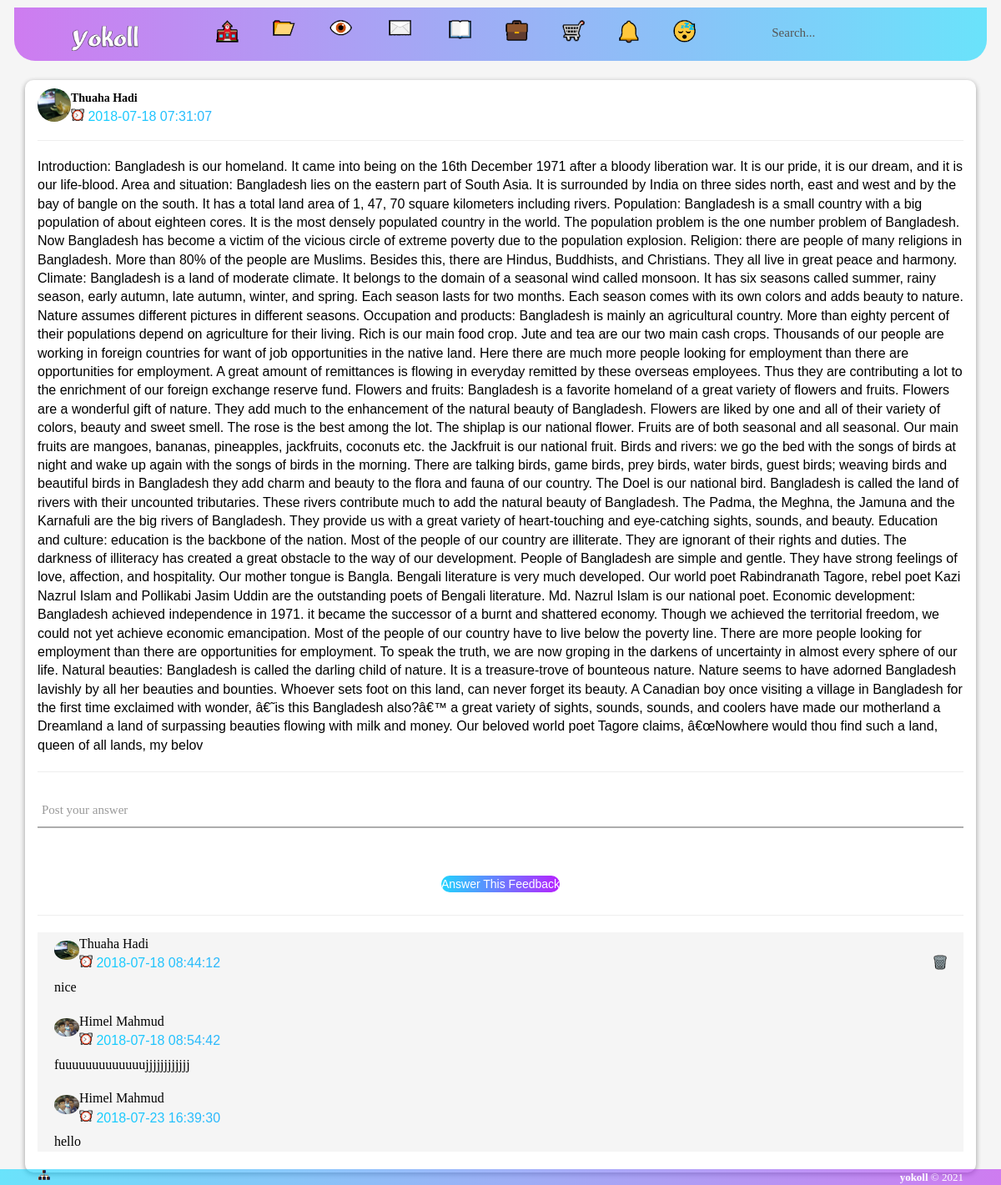
Screenshot of /feedback/replay/3 (signed in) with the database file from the repository.
### tables this page shows
CREATE TABLE IF NOT EXISTS `members` (
`id` int(225) NOT NULL,
  `fname` varchar(100) NOT NULL,
  `lname` varchar(100) NOT NULL,
  `user` varchar(25) NOT NULL,
  `email` varchar(100) NOT NULL,
  `password` varchar(50) NOT NULL,
  `gender` varchar(100) NOT NULL,
  `address` varchar(300) NOT NULL,
  `city` varchar(100) NOT NULL,
  `country` varchar(50) NOT NULL,
  `contact` varchar(15) NOT NULL,
  `bday` varchar(100) NOT NULL,
  `profilepic` varchar(500) NOT NULL,
  `coverphoto` varchar(500) NOT NULL,
  `bio` varchar(250) NOT NULL,
  `experiences` varchar(200) NOT NULL,
  `primary_school` varchar(100) NOT NULL,
  `high_school` varchar(100) NOT NULL,
  `college` varchar(100) NOT NULL,
  `graduation_college` varchar(100) NOT NULL,
  `work` varchar(100) NOT NULL,
  `art_and_enter` varchar(200) NOT NULL,
  `home_address` varchar(100) NOT NULL,
  `home_city` varchar(100) NOT NULL,
  `home_country` varchar(100) NOT NULL,
  `home_contact` varchar(15) NOT NULL,
  `office_contact` varchar(15) NOT NULL,
  `sub_email` varchar(50) NOT NULL,
  `link` varchar(500) NOT NULL,
  `verified` varchar(200) NOT NULL,
  `real_time` datetime NOT NULL,
  `join_time` varchar(50) NOT NULL,
  `update_time` varchar(25) NOT NULL,
  `security_que` varchar(500) NOT NULL,
  `security_ans` text NOT NULL,
  `search_name` varchar(500) NOT NULL
);

CREATE TABLE IF NOT EXISTS `post_comment` (
`id` int(11) NOT NULL,
  `commentid` varchar(10) NOT NULL,
  `commentname` varchar(100) NOT NULL,
  `comment` text NOT NULL,
  `images` varchar(200) NOT NULL,
  `type` varchar(100) NOT NULL,
  `comment_time` timestamp NOT NULL DEFAULT CURRENT_TIMESTAMP,
  `thuaha` varchar(11) NOT NULL,
  `poster` varchar(100) NOT NULL,
  `hadi` int(1) NOT NULL
);

CREATE TABLE IF NOT EXISTS `post_sub_comment` (
`id` int(225) NOT NULL,
  `commentid` int(225) NOT NULL,
  `commentname` varchar(100) NOT NULL,
  `comment` text NOT NULL,
  `thuaha` varchar(30) NOT NULL,
  `time` timestamp NOT NULL DEFAULT CURRENT_TIMESTAMP ON UPDATE CURRENT_TIMESTAMP,
  `poster` varchar(100) NOT NULL,
  `hadi` int(1) NOT NULL
);

### gau_subcomment.php (the view, shortened to what this page needs)
<?php include 'bin/access/social/header.php';?>
<div class="container">
    <div class="row">
        <div class="col-md-12 post_area">
<?php
             $comment=$_GET['id'];
            $hamim3 = mysql_query("SELECT * FROM post_comment Where id='$comment'");
								while($tuhan3 = mysql_fetch_array($hamim3))
							 {
            $user=$tuhan3['commentname'];
             $hamim1 = mysql_query("SELECT * FROM members Where user='$user'");
								while($tuhan1 = mysql_fetch_array($hamim1))
							 { ?>
            <img src="http://localhost/social/<?php echo $tuhan1['profilepic']; ?>" class="img-circle post_img">
     <?php $naam=$tuhan1['fname'].' '.$tuhan1['lname'].'&nbsp;'.$tuhan1['verified'];?>
     <strong><?php echo '<a style="text-decoration:none" href=http://localhost/social/user/'.$tuhan3["commentname"] .'>'.$naam.'</a>';?></strong>
     <div class="post_time">
     <img src="http://localhost/social/bin/access/images/icon/time.PNG" alt="Time" height="16" width="16"> <?php echo $tuhan3['comment_time'];?>
     </div>
                   <?php
                             }
            ?>
    <hr/>
  <div  style="line-height: 1.4;">
            <?php echo $tuhan3['comment']; ?>
            </div>
    <hr/>
        <form action="http://localhost/social/addnew/comment/answer.xml" method="post">
        <div class="wrap-input100 validate-input" data-validate = "Type something">
						<input class="input100" type="text" name="comment" required>
						<span class="focus-input100" data-placeholder="Post your answer"></span>
					</div>
                    <div class="container-login100-form-btn">
						<button class="btn"><div class="wrap-login100-form-btn">
							<div class="login100-form-bgbtn"></div>
								<font color="#FFFFFF"><b>Answer This Feedback</b></font>
						</div>
					</button></div>
        </form>
        <hr/>
  <div class="comment_area">
        <?php
		 $hamim6 = mysql_query("SELECT * FROM post_sub_comment where commentid='$comment'");
			while($tuhan5 = mysql_fetch_array($hamim6))
			 {
			$halima=$tuhan5['commentname'];
			$hamim7 = mysql_query("SELECT * FROM members where user='$halima'");
			while($tuhan6 = mysql_fetch_array($hamim7))
			{ 		?>
            <div class="commenter_image">
            <img class="img-circle img-sm"  src="http://localhost/social/<?php echo $tuhan6['profilepic'];?>" style="max-width: 30px; float:left;">
            </div>
            <div class="commenter_name" style="margin-left:30px;">
            <?php echo' <a href=http://localhost/social/user/'.$tuhan6["user"] .'><font size="3px">'.$tuhan6['fname'].' '.$tuhan6['lname'].'</font>&nbsp;'.$tuhan6['verified'].'</a>';?><br/>
            <?php
			$tuaha=$tuhan5['id'];
     $hadi=$tuhan5['commentname'];
	if(($hadi==$_SESSION['SESS_MEMBER_ID']) && ($tuaha==$tuhan5['id']))
		{
		echo '<span class="text-muted  comment_time pull-right"><a title="Delete Feedback" href=http://localhost/social/post/delete/feedback/sub/'.$tuhan5["id"] .'><img src="http://localhost/social/bin/access/images/icon/bin.PNG" alt="" height="16" width="16"></a></span>';
		}
		else{
			}?>
           </div>
            <div class="comment_time">
           <img src="http://localhost/social/bin/access/images/icon/time.PNG" alt="Time" height="16" width="16">
			<?php echo $tuhan5['time'];?>
			</div>
            <div class="comment_content"  style="line-height: 1.4;">
            <?php echo $tuhan5['comment'];?>
            </div>
 <?php
						}
			 }
			 ?>
               </div>
                 <?php
                             }
            ?>
        </div>
    </div>
</div>
<?php include 'bin/access/index/footer.php';?>

### bin/access/css/yokoll.css (style rules this page uses)
body,html,.row-offcanvas { height:100%; }
body { padding-top: 0px; }
.post_area { width:100% auto; box-shadow: 0 2px 6px 0 rgba(0, 0, 0, 0.2), 0 2px 6px 0 rgba(0, 0, 0, 0.19); margin-bottom:15px; padding:10px 10px 0px 10px; float:left; border-radius:10px; background-color:#FFFFFF; }
.post_img { height:40px; width:40px; float: left; }
.post_time { margin: 0px 0px 10px 10px; background: linear-gradient(to right, rgba(13, 215, 255,10.0) , rgba(180, 43, 237,10.0)); -webkit-background-clip: text; -webkit-text-fill-color: transparent; }
.comment_area { padding: 10px 20px 0px 20px; background-color:#f5f5f5; }
.comment_time { background: linear-gradient(to right, rgba(13, 215, 255,10.0) , rgba(180, 43, 237,10.0)); -webkit-background-clip: text; -webkit-text-fill-color: transparent; margin:0px 0px 10px; }
.commenter_image { margin-top:0px; }
.commenter_name { margin-top:-10px; font-size:2px; }
.comment_content { font-size:16px; font-family:Cambria, "Hoefler Text", "Liberation Serif", Times, "Times New Roman", serif; margin-bottom:25px; }

### bin/access/css/chat-aria.css (style rules this page uses)
html, body, div, span, applet, object, iframe, h1, h2, h3, h4, h5, h6, p, blockquote, pre, a, abbr, acronym, address, big, cite, code, del, dfn, em, img, ins, kbd, q, s, samp, small, strike, strong, sub, sup, tt, var, b, u, i, center, dl, dt, dd, ol, ul, li, fieldset, form, label, legend, table, caption, tbody, tfoot, thead, tr, th, td, article, aside, canvas, details, embed, figure, figcaption, footer, header, hgroup, menu, nav, output, ruby, section, summary, time, mark, audio, video { margin: 0; padding: 0; border: 0; font-size: 100%; font: inherit; vertical-align: baseline; }
body { line-height: 1; }
html { width: 100%; }
body { width: 100%; color:#FFFFFF; }
@media (min-width: 768px) { body { font-size: 16px; } }
a { text-decoration: none; }
button { cursor: pointer; font-size: inherit; border: 0; }
strong { font-weight: 600; }
img { max-width: 100%; height: auto; }
* { box-sizing: border-box; }

### rows the page displays
post_comment: comment_time "2018-07-18 07:31:07", comment "Introduction: Bangladesh is our homeland. It came into being on the 16th December 1971 after a bloody liberation war. It is our pride, it is our dream, and it is our life-blood. Area and situation: Bangladesh lies on the eastern part of South Asia. It is surrounded by India on three sides north, east and west and by the bay of bangle on the south. It has a total land area of 1, 47, 70 square kilometers including rivers. Population: Bangladesh is a small country with a big population of about eighteen cores. It is the most densely populated country in the world. The population problem is the one number problem of Bangladesh. Now Bangladesh has become a victim of the vicious circle of extreme…"
members: profilepic (picture), naam "Thuaha Hadi", fname "Thuaha", lname "Hadi"
post_sub_comment: time "2018-07-18 08:44:12", comment "nice"
post_sub_comment: time "2018-07-18 08:54:42", comment "fuuuuuuuuuuuuujjjjjjjjjjjj"
members: profilepic (picture), fname "Himel", lname "Mahmud"
post_sub_comment: time "2018-07-23 16:39:30", comment "hello"
